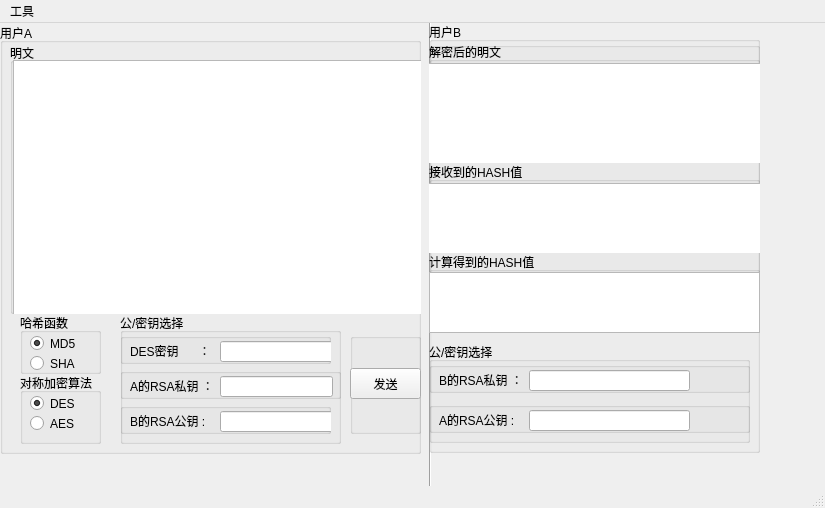
<?xml version="1.0" encoding="UTF-8"?>
<ui version="4.0">
 <class>MainWindow</class>
 <widget class="QMainWindow" name="MainWindow">
  <property name="geometry">
   <rect>
    <x>0</x>
    <y>0</y>
    <width>825</width>
    <height>508</height>
   </rect>
  </property>
  <property name="windowTitle">
   <string>MainWindow</string>
  </property>
  <widget class="QWidget" name="centralwidget">
   <widget class="Line" name="line">
    <property name="geometry">
     <rect>
      <x>420</x>
      <y>-30</y>
      <width>20</width>
      <height>571</height>
     </rect>
    </property>
    <property name="orientation">
     <enum>Qt::Vertical</enum>
    </property>
   </widget>
   <widget class="QGroupBox" name="A_box">
    <property name="geometry">
     <rect>
      <x>0</x>
      <y>0</y>
      <width>421</width>
      <height>431</height>
     </rect>
    </property>
    <property name="title">
     <string>用户A</string>
    </property>
    <widget class="QGroupBox" name="Hash_function_selection">
     <property name="geometry">
      <rect>
       <x>20</x>
       <y>290</y>
       <width>81</width>
       <height>61</height>
      </rect>
     </property>
     <property name="title">
      <string>哈希函数</string>
     </property>
     <property name="hashFunction" stdset="0">
      <string>MD5</string>
     </property>
     <widget class="QRadioButton" name="MD5">
      <property name="geometry">
       <rect>
        <x>10</x>
        <y>20</y>
        <width>51</width>
        <height>21</height>
       </rect>
      </property>
      <property name="text">
       <string>MD5</string>
      </property>
      <property name="checked">
       <bool>true</bool>
      </property>
     </widget>
     <widget class="QRadioButton" name="SHA">
      <property name="geometry">
       <rect>
        <x>10</x>
        <y>40</y>
        <width>51</width>
        <height>21</height>
       </rect>
      </property>
      <property name="text">
       <string>SHA</string>
      </property>
      <property name="checked">
       <bool>false</bool>
      </property>
     </widget>
    </widget>
    <widget class="QGroupBox" name="groupBox_8">
     <property name="geometry">
      <rect>
       <x>350</x>
       <y>310</y>
       <width>71</width>
       <height>101</height>
      </rect>
     </property>
     <property name="title">
      <string/>
     </property>
     <widget class="QPushButton" name="pushButton_2">
      <property name="geometry">
       <rect>
        <x>0</x>
        <y>35</y>
        <width>71</width>
        <height>31</height>
       </rect>
      </property>
      <property name="text">
       <string>发送</string>
      </property>
     </widget>
    </widget>
    <widget class="QGroupBox" name="key_selection">
     <property name="geometry">
      <rect>
       <x>120</x>
       <y>290</y>
       <width>221</width>
       <height>131</height>
      </rect>
     </property>
     <property name="title">
      <string>公/密钥选择</string>
     </property>
     <widget class="QGroupBox" name="DES_AES_Key_selection">
      <property name="geometry">
       <rect>
        <x>0</x>
        <y>20</y>
        <width>211</width>
        <height>31</height>
       </rect>
      </property>
      <property name="title">
       <string/>
      </property>
      <widget class="QLineEdit" name="DES_AES_Key_Path">
       <property name="geometry">
        <rect>
         <x>100</x>
         <y>8</y>
         <width>113</width>
         <height>21</height>
        </rect>
       </property>
      </widget>
      <widget class="QLabel" name="DES_AES_Label">
       <property name="geometry">
        <rect>
         <x>10</x>
         <y>10</y>
         <width>91</width>
         <height>16</height>
        </rect>
       </property>
       <property name="text">
        <string>DES密钥      ：</string>
       </property>
      </widget>
     </widget>
     <widget class="QGroupBox" name="RSA_A_P_Key_selection">
      <property name="geometry">
       <rect>
        <x>0</x>
        <y>55</y>
        <width>221</width>
        <height>31</height>
       </rect>
      </property>
      <property name="title">
       <string/>
      </property>
      <widget class="QLineEdit" name="RSA_A_Pri_Path">
       <property name="geometry">
        <rect>
         <x>100</x>
         <y>8</y>
         <width>113</width>
         <height>21</height>
        </rect>
       </property>
      </widget>
      <widget class="QLabel" name="RSA_A_Pri_Label">
       <property name="geometry">
        <rect>
         <x>10</x>
         <y>10</y>
         <width>91</width>
         <height>16</height>
        </rect>
       </property>
       <property name="text">
        <string>A的RSA私钥 ：</string>
       </property>
      </widget>
     </widget>
     <widget class="QGroupBox" name="RSA_B_Pub_selection">
      <property name="geometry">
       <rect>
        <x>0</x>
        <y>90</y>
        <width>211</width>
        <height>31</height>
       </rect>
      </property>
      <property name="title">
       <string/>
      </property>
      <widget class="QLineEdit" name="RSA_B_Pub_Path">
       <property name="geometry">
        <rect>
         <x>100</x>
         <y>8</y>
         <width>113</width>
         <height>21</height>
        </rect>
       </property>
      </widget>
      <widget class="QLabel" name="RSA_B_Pub_Label">
       <property name="geometry">
        <rect>
         <x>10</x>
         <y>10</y>
         <width>91</width>
         <height>16</height>
        </rect>
       </property>
       <property name="text">
        <string>B的RSA公钥 :</string>
       </property>
      </widget>
     </widget>
    </widget>
    <widget class="QGroupBox" name="sym_encryption_selection">
     <property name="geometry">
      <rect>
       <x>20</x>
       <y>350</y>
       <width>81</width>
       <height>71</height>
      </rect>
     </property>
     <property name="title">
      <string>对称加密算法</string>
     </property>
     <property name="symEncMethod" stdset="0">
      <string>DES</string>
     </property>
     <widget class="QRadioButton" name="DES">
      <property name="geometry">
       <rect>
        <x>10</x>
        <y>20</y>
        <width>51</width>
        <height>21</height>
       </rect>
      </property>
      <property name="text">
       <string>DES</string>
      </property>
      <property name="checked">
       <bool>true</bool>
      </property>
     </widget>
     <widget class="QRadioButton" name="AES">
      <property name="geometry">
       <rect>
        <x>10</x>
        <y>40</y>
        <width>51</width>
        <height>21</height>
       </rect>
      </property>
      <property name="text">
       <string>AES</string>
      </property>
     </widget>
    </widget>
    <widget class="QGroupBox" name="groupBox">
     <property name="geometry">
      <rect>
       <x>10</x>
       <y>20</y>
       <width>411</width>
       <height>271</height>
      </rect>
     </property>
     <property name="title">
      <string>明文</string>
     </property>
     <widget class="QPlainTextEdit" name="message_editor">
      <property name="geometry">
       <rect>
        <x>3</x>
        <y>17</y>
        <width>411</width>
        <height>271</height>
       </rect>
      </property>
     </widget>
    </widget>
   </widget>
   <widget class="QGroupBox" name="B_box">
    <property name="geometry">
     <rect>
      <x>429</x>
      <y>-1</y>
      <width>331</width>
      <height>431</height>
     </rect>
    </property>
    <property name="title">
     <string>用户B</string>
    </property>
    <widget class="QGroupBox" name="Message_infos">
     <property name="geometry">
      <rect>
       <x>0</x>
       <y>20</y>
       <width>331</width>
       <height>291</height>
      </rect>
     </property>
     <property name="title">
      <string/>
     </property>
     <widget class="QGroupBox" name="groupBox_15">
      <property name="geometry">
       <rect>
        <x>0</x>
        <y>0</y>
        <width>331</width>
        <height>121</height>
       </rect>
      </property>
      <property name="title">
       <string>解密后的明文</string>
      </property>
      <widget class="QTextBrowser" name="Message_box">
       <property name="geometry">
        <rect>
         <x>-5</x>
         <y>21</y>
         <width>341</width>
         <height>181</height>
        </rect>
       </property>
      </widget>
     </widget>
     <widget class="QGroupBox" name="groupBox_16">
      <property name="geometry">
       <rect>
        <x>0</x>
        <y>120</y>
        <width>331</width>
        <height>91</height>
       </rect>
      </property>
      <property name="title">
       <string>接收到的HASH值</string>
      </property>
      <widget class="QTextBrowser" name="Hash_R">
       <property name="geometry">
        <rect>
         <x>-5</x>
         <y>21</y>
         <width>341</width>
         <height>71</height>
        </rect>
       </property>
      </widget>
     </widget>
     <widget class="QGroupBox" name="groupBox_17">
      <property name="geometry">
       <rect>
        <x>0</x>
        <y>210</y>
        <width>331</width>
        <height>81</height>
       </rect>
      </property>
      <property name="title">
       <string>计算得到的HASH值</string>
      </property>
      <widget class="QTextBrowser" name="Hash_C">
       <property name="geometry">
        <rect>
         <x>0</x>
         <y>20</y>
         <width>331</width>
         <height>61</height>
        </rect>
       </property>
      </widget>
     </widget>
    </widget>
    <widget class="QGroupBox" name="groupBox_18">
     <property name="geometry">
      <rect>
       <x>0</x>
       <y>320</y>
       <width>321</width>
       <height>101</height>
      </rect>
     </property>
     <property name="title">
      <string>公/密钥选择</string>
     </property>
     <widget class="QGroupBox" name="RSA_B_Pri_selection">
      <property name="geometry">
       <rect>
        <x>0</x>
        <y>20</y>
        <width>321</width>
        <height>31</height>
       </rect>
      </property>
      <property name="title">
       <string/>
      </property>
      <widget class="QLineEdit" name="RSA_B_Pri_Path_2">
       <property name="geometry">
        <rect>
         <x>100</x>
         <y>8</y>
         <width>161</width>
         <height>21</height>
        </rect>
       </property>
      </widget>
      <widget class="QLabel" name="RSA_B_Pri_Label">
       <property name="geometry">
        <rect>
         <x>10</x>
         <y>10</y>
         <width>91</width>
         <height>16</height>
        </rect>
       </property>
       <property name="text">
        <string>B的RSA私钥 ：</string>
       </property>
      </widget>
     </widget>
     <widget class="QGroupBox" name="RSA_A_Pub_selection">
      <property name="geometry">
       <rect>
        <x>0</x>
        <y>60</y>
        <width>321</width>
        <height>31</height>
       </rect>
      </property>
      <property name="title">
       <string/>
      </property>
      <widget class="QLineEdit" name="RSA_A_Pub_Path">
       <property name="geometry">
        <rect>
         <x>100</x>
         <y>8</y>
         <width>161</width>
         <height>21</height>
        </rect>
       </property>
      </widget>
      <widget class="QLabel" name="RSA_A_Pub_Label">
       <property name="geometry">
        <rect>
         <x>10</x>
         <y>10</y>
         <width>91</width>
         <height>16</height>
        </rect>
       </property>
       <property name="text">
        <string>A的RSA公钥 :</string>
       </property>
      </widget>
     </widget>
    </widget>
   </widget>
  </widget>
  <widget class="QMenuBar" name="menubar">
   <property name="geometry">
    <rect>
     <x>0</x>
     <y>0</y>
     <width>825</width>
     <height>22</height>
    </rect>
   </property>
   <widget class="QMenu" name="menutools">
    <property name="title">
     <string>工具</string>
    </property>
    <addaction name="action_generate_des_key"/>
    <addaction name="action_generate_aes_key"/>
    <addaction name="action_generate_rsa_key"/>
   </widget>
   <addaction name="menutools"/>
  </widget>
  <widget class="QStatusBar" name="statusbar"/>
  <action name="action_generate_des_key">
   <property name="text">
    <string>DES密钥生成</string>
   </property>
  </action>
  <action name="action_generate_aes_key">
   <property name="text">
    <string>AES密钥生成</string>
   </property>
  </action>
  <action name="action_generate_rsa_key">
   <property name="text">
    <string>RSA公/私钥生成</string>
   </property>
  </action>
 </widget>
 <resources/>
 <connections/>
</ui>
